Frame 1 (no input): blank canvas, image omitted
Frame 60 (no input): blank canvas, image omitted
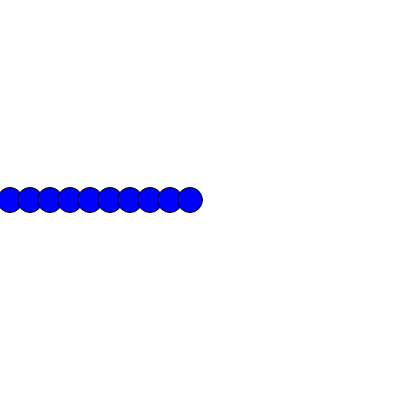
Frame 120 (the mouse pressed at the canvas centre since frame 60)

The p5.js sketch whose frames 1 and 60 were blank and that drew this single picture after the mouse press (run headless with seeded random() and noise() and a simulated clock; from frame 60 on, the mouse is pressed at the canvas centre):

// p5.js sketch
// ── sketch.js
function setup () {
createCanvas(400, 400);
    
}

function draw() {
    background (255);
let x = 10;
while (x < mouseX) {
    circle (x, 200, 25);
    x = x + 20;
    fill (0, 0, 255)
}
}
